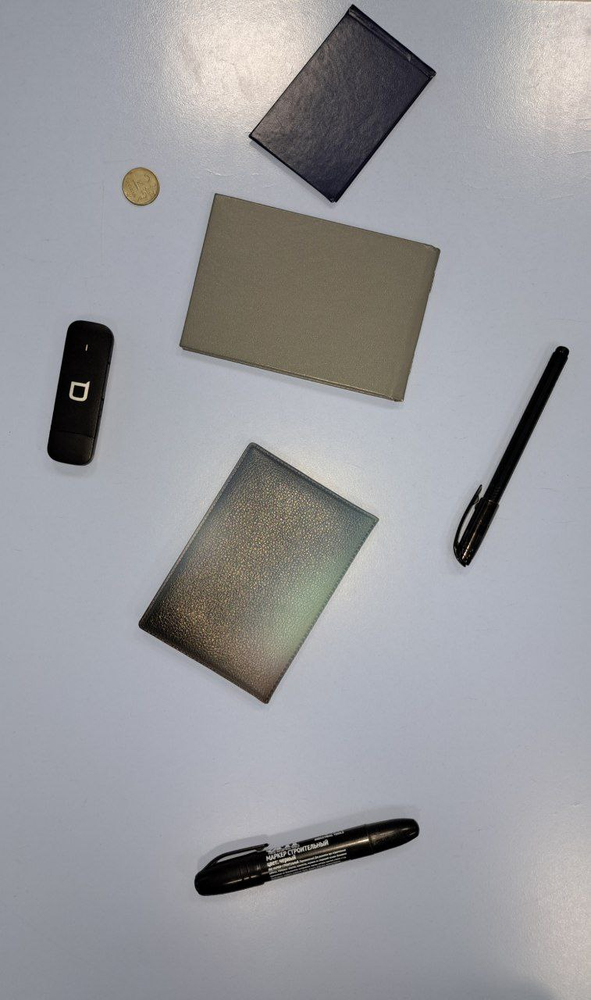
#> input picture openCV_Saveliy_Rozhnov/img.png, 591 x 1000 px, shrunk from 757 x 1280 before the run
$ python find_object.py
#> lines starting #> are read from the running program, lines starting #| are printed output that depends on the picture; after the words box and inside, x2 and y2 are one past the last pixel; in counts of white or black regions, pixels touching at a corner belong together
import cv2
import numpy as np


def otsu_threshold(image):

    blur = cv2.GaussianBlur(image, (5, 5), 0)
    _, otsu_binary = cv2.threshold(blur, 0, 255, cv2.THRESH_BINARY_INV + cv2.THRESH_OTSU)
    return otsu_binary


def process_image(image_path, output_path):

    # Загрузка изображения
#> called with image_path = 'img.png', output_path = 'output_image.jpg'
    image = cv2.imread(image_path)
#> image is the input picture: shape (1000, 591, 3); mean B, G, R 158, 154.1, 153.5
    if image is None:
        raise ValueError(f"Не удалось загрузить изображение: {image_path}")

    # Преобразование в градации серого
    gray = cv2.cvtColor(image, cv2.COLOR_BGR2GRAY)
    cv2.imwrite("intermediate_gray.jpg", gray)  # Сохранение промежуточного результата

    # Применение метода Оцу для удаления теней
    binary = otsu_threshold(gray)
#> in otsu_threshold, `_, otsu_binary = cv2.threshold(blur, 0, 255, cv2.THRESH_BINARY_INV + c..`:
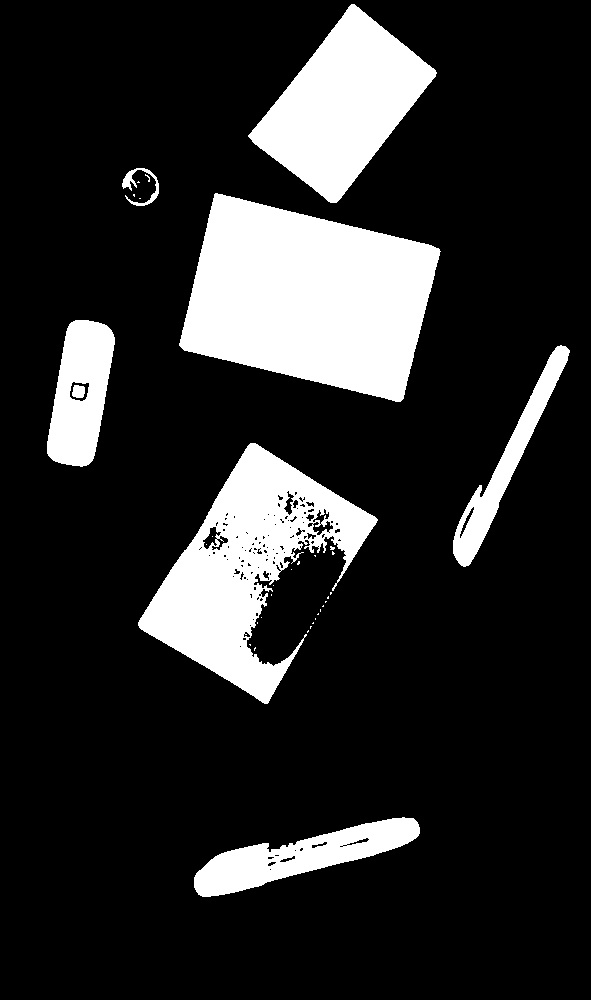
#> otsu_binary: shape (1000, 591); 17% white; 35 white regions (27 under 20 px), largest, box (x1, y1, x2, y2) and area: (179, 193, 441, 402) 37089, (138, 443, 378, 704) 24682, (248, 4, 437, 203) 18743
    cv2.imwrite("intermediate_binary.jpg", binary)  # Сохранение бинарного изображения

    # Удаление мелких шумов и теней с помощью морфологических операций
    kernel = cv2.getStructuringElement(cv2.MORPH_RECT, (5, 5))
    cleaned_binary = cv2.morphologyEx(binary, cv2.MORPH_CLOSE, kernel)
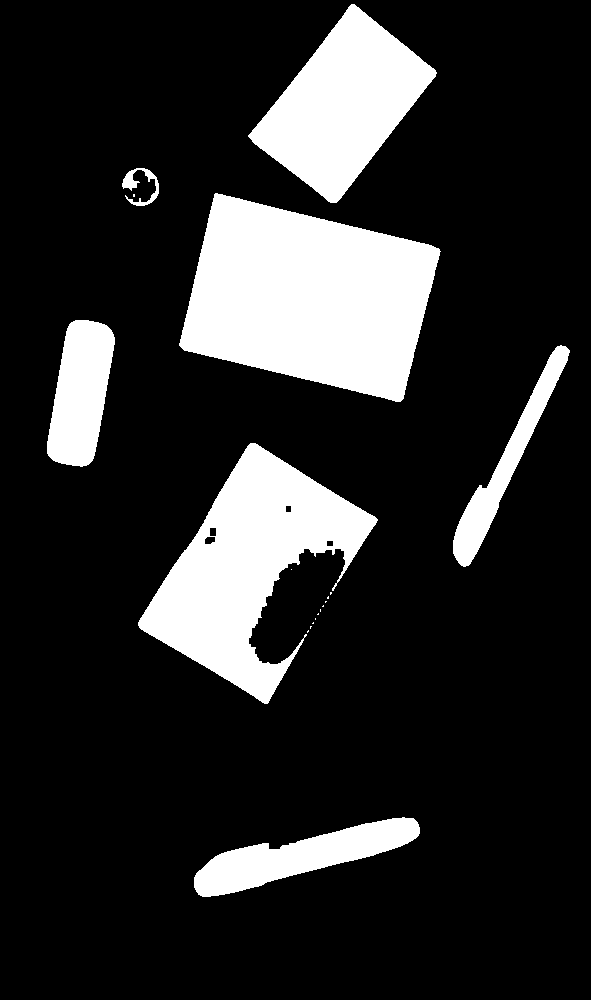
#> cleaned_binary: shape (1000, 591); 17.3% white; 19 white regions (12 under 20 px), largest, box (x1, y1, x2, y2) and area: (179, 193, 441, 402) 37089, (138, 443, 378, 704) 26330, (248, 4, 437, 203) 18743
    cv2.imwrite("intermediate_cleaned_binary.jpg", cleaned_binary)  # Сохранение очищенного изображения

    # Дополнительная очистка внутри объектов (расширение)
    dilation_kernel = cv2.getStructuringElement(cv2.MORPH_RECT, (7, 7))  # Ядро для расширения
    dilated_binary = cv2.dilate(cleaned_binary, dilation_kernel, iterations=1)  # Расширение объектов
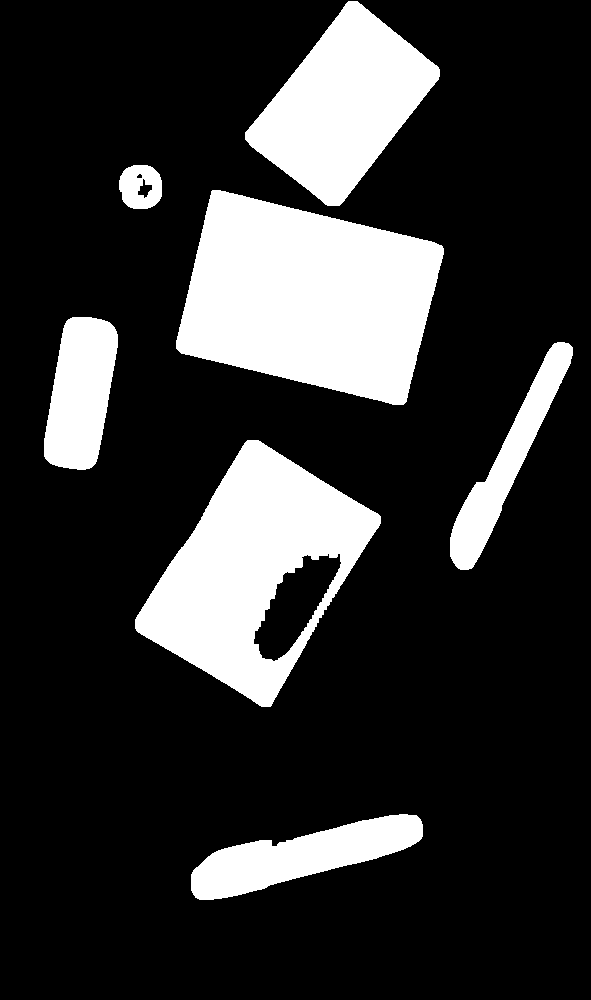
#> dilated_binary: shape (1000, 591); 20% white; 7 white regions
    cv2.imwrite("intermediate_dilated_binary.jpg", dilated_binary)  # Сохранение расширенного изображения

    # Поиск контуров объектов
    contours, _ = cv2.findContours(dilated_binary, cv2.RETR_EXTERNAL, cv2.CHAIN_APPROX_SIMPLE)
#> contours = 7 contours; box (x1, y1, x2, y2) and area: (176, 190, 444, 405) 39564, (135, 440, 381, 707) 35060, (245, 1, 440, 206) 20876, (191, 814, 423, 900) 9287, (44, 317, 118, 470) 8152, (450, 342, 573, 570) 6828, (119, 165, 162, 209) 1518

    object_data = []

    for contour in contours:
        area = cv2.contourArea(contour)
        if area > 50:  # Исключаем слишком маленькие шумы
            M = cv2.moments(contour)
            if M['m00'] != 0:
                cx = int(M['m10'] / M['m00'])
                cy = int(M['m01'] / M['m00'])
            else:
                cx, cy = 0, 0

            object_data.append({
                'contour': contour,
                'area': area,
                'center': (cx, cy)
            })
#> this loop made 7 passes
#> (area, cx, cy) on passes 1 to 7: (9287, 301, 855), (35060, 257, 572), (6828.5, 506, 462), (8152.5, 80, 392), (39563.5, 308, 297), (1518.5, 140, 186), (20875.5, 342, 104)
#> after the loop, object_data = 7 items

    # Сортировка объектов по площади
    object_data = sorted(object_data, key=lambda x: x['area'], reverse=True)

    # Рисование контуров и аннотаций
    for idx, obj in enumerate(object_data):
        color = (0, 255, 0)  # Зеленый цвет для всех объектов
        if idx == 0:
            label = f"Largest: {obj['area']:.1f}"
            color = (255, 0, 0)  # Синий для самого большого объекта
        elif idx == len(object_data) - 1:
            label = f"Smallest: {obj['area']:.1f}"
            color = (0, 0, 255)  # Красный для самого маленького объекта
        else:
            label = f"{obj['area']:.1f}"

        cv2.drawContours(image, [obj['contour']], -1, color, 2)
        cx, cy = obj['center']
        cv2.circle(image, (cx, cy), 5, (255, 255, 255), -1)  # Белая точка в центре
        cv2.putText(image, label, (cx + 10, cy - 10), cv2.FONT_HERSHEY_SIMPLEX, 0.5, color, 1)
#> this loop made 7 passes
#> (color, label, cx, cy) on passes 1 to 7: ((255, 0, 0), 'Largest: 39563.5', 308, 297), ((0, 255, 0), '35060.0', 257, 572), ((0, 255, 0), '20875.5', 342, 104), ((0, 255, 0), '9287.0', 301, 855), ((0, 255, 0), '8152.5', 80, 392), ((0, 255, 0), '6828.5', 506, 462), ((0, 0, 255), 'Smallest: 1518.5', 140, 186)
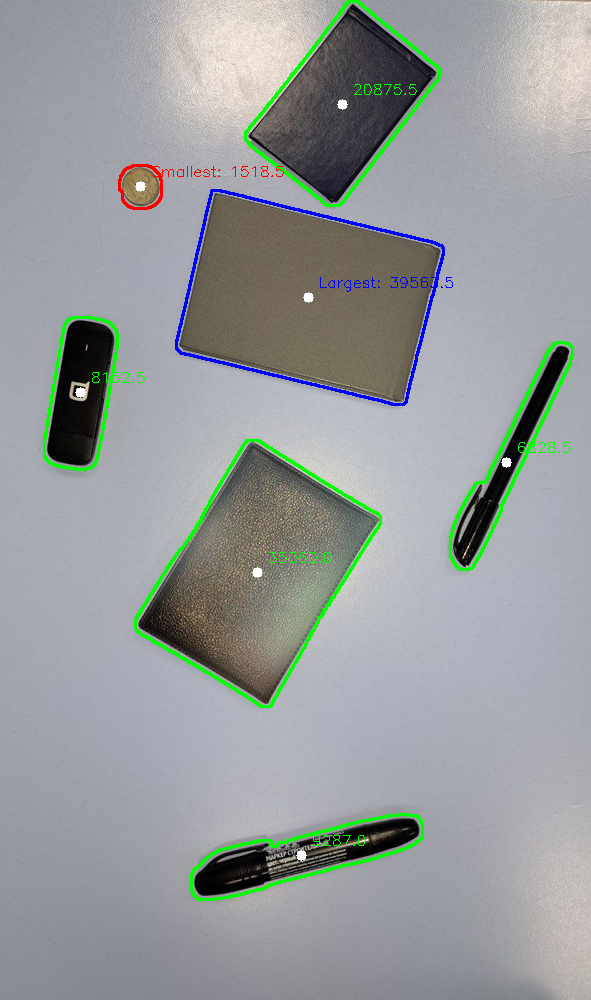
#> image: shape (1000, 591, 3); mean B, G, R 155.5, 154.8, 150.2

    # Сохранение обработанного изображения
    cv2.imwrite(output_path, image)


# Пример использования
process_image('img.png', 'output_image.jpg')
